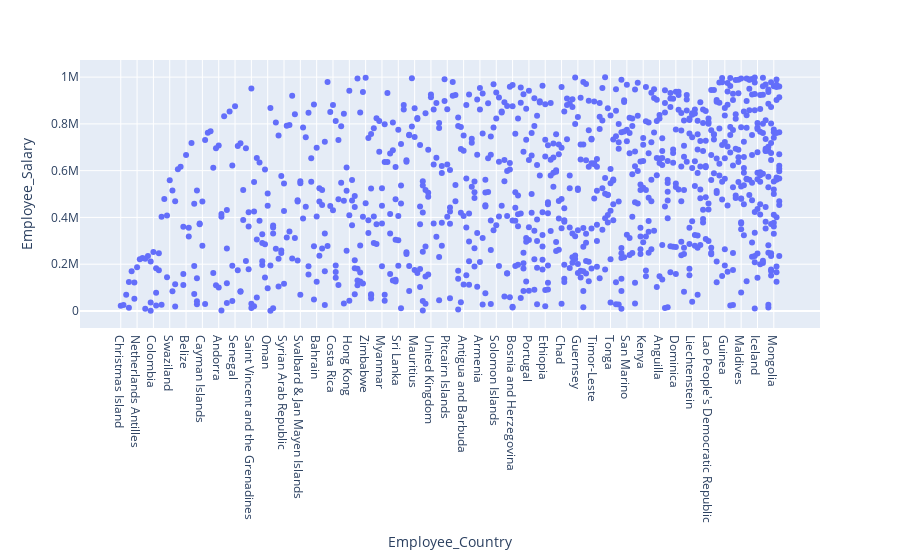

The cell this chart's notebook holds for it:
### Code cell
# Visual Python: Visualization > Plotly
fig = px.scatter(df, x='Employee_Country', y='Employee_Salary')
fig.update_xaxes(categoryorder='total ascending')
fig.show()

### Figure 1 — Plotly figure (JSON) as saved in the notebook; plotly's stock layout.template omitted (floating-point values rounded to 4 significant figures; data arrays with more than 128 entries replaced by an {"elided": "..."} marker saying what was removed)
{"data": [{"hovertemplate": "Employee_Country=%{x}<br>Employee_Salary=%{y}<extra></extra>", "legendgroup": "", "marker": {"color": "#636efa", "symbol": "circle"}, "mode": "markers", "name": "", "orientation": "v", "showlegend": false, "type": "scatter", "x": {"elided": "1000 str values"}, "xaxis": "x", "y": {"elided": "1000 int values"}, "yaxis": "y"}], "layout": {"legend": {"tracegroupgap": 0}, "margin": {"t": 60}, "xaxis": {"anchor": "y", "categoryorder": "total ascending", "domain": [0, 1], "title": {"text": "Employee_Country"}}, "yaxis": {"anchor": "x", "domain": [0, 1], "title": {"text": "Employee_Salary"}}}}
